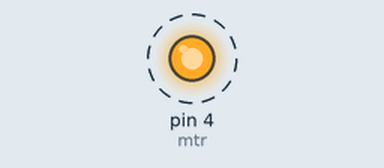
This sketch was run on a simulated Arduino Uno, built with avr-gcc and run on an emulated ATmega328P. On the bench: output pins drawn as LEDs (lit = HIGH). Dashed ring = blinking.

Above: at 0.5 s.
Timing chart, 0 to 4.6 s (numbered marks = the images above):
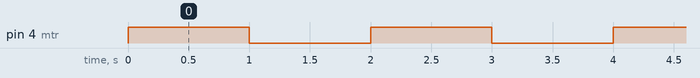

Measured:
- by itself, pin 4 (mtr): alternates HIGH for 1.0 s and LOW for 1.0 s

The sketch:

speed_control.ino
```cpp
int mtr=4;
void setup() {
  pinMode(mtr,OUTPUT);

}

void loop() {
digitalWrite(mtr,HIGH);
delay(1000);
digitalWrite(mtr,LOW);
delay(1000);

}
```
